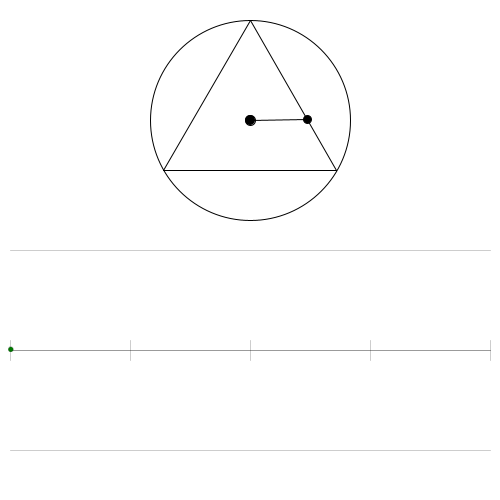
Frame 1 (no input)
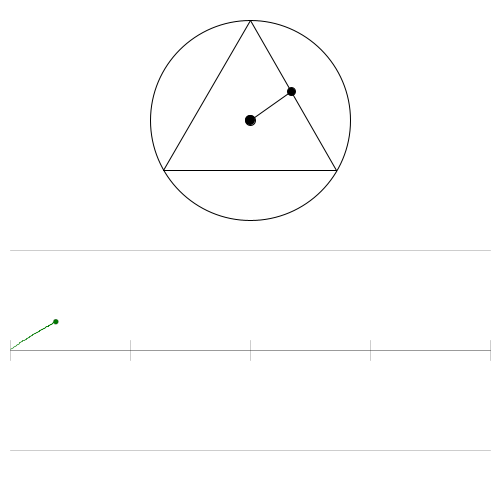
Frame 60 (the mouse pressed at the canvas centre just before this capture)
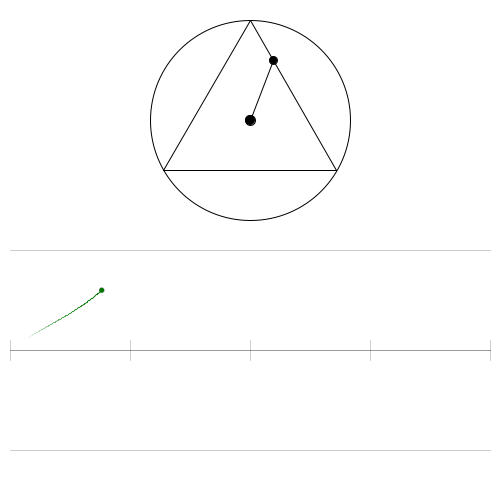
Frame 120 (the mouse held since frame 60 and released just before this capture)

The Processing sketch that drew these frames (run headless with seeded random() and noise(); from frame 60 on, the mouse is pressed at the canvas centre):

// Processing sketch: GeneralSquineCurves
// ── GeneralSquineCurves.pde
float[] sinX = new float[0];
float[] sinY = new float[0];

float[] cosX = new float[0];
float[] cosY = new float[0];

float[] tanX = new float[0];
float[] tanY = new float[0];

float[] squineX = new float[0];
float[] squineY = new float[0];

float[] cosquineX = new float[0];
float[] cosquineY = new float[0];

float squinX;
float squinY;

float[] squinXG = new float[0];
float[] squinYG = new float[0];

int circleX = 250;
int circleY = 120;

float autoAngle = 0;

int tailLength = 100;
float angleStep = .01;

Boolean cosOn = false;
Boolean sinOn = false;
Boolean squineOn = true;
Boolean cosquineOn = false;
Boolean auto = true;

float n = 3;
float xInt;
float yInt;

float currentAngle = 0;

void setup() {
  size(500, 500);
  frameRate(200);
}


void draw() {
  background(255, 255, 255);

  fill(0, 0, 0);
  stroke(0, 0, 0);
  ellipse(circleX, circleY, 10, 10);

  /* draw n-gon */

  float angle = 2.0*PI/n;

  for (int i = 0; i < n; i++) {
    line(100*cos(i*angle + angle/2.0 +PI/2.0) + circleX, 100*sin(i*angle + angle/2.0 +PI/2.0) + circleY, 100*cos(i*angle - angle/2.0 +PI/2.0) + circleX, 100*sin(i*angle - angle/2.0 +PI/2.0) + circleY);
  }

  currentAngle -= angleStep;
  while (currentAngle < 0) currentAngle += 2*PI;

  /* calculate point on n-gon */
  /* solve for i in above for loop */
  int i =  (int) ceil((currentAngle - PI/2.0 - angle/2.0)/angle);

  if (i < 0) i+=n;

  float x_0 = 100*cos(i*angle + angle/2.0 +PI/2.0);
  float y_0 = 100*sin(i*angle + angle/2.0 +PI/2.0);
  float x_1 = 100*cos(i*angle - angle/2.0 +PI/2.0);
  float y_1 = 100*sin(i*angle - angle/2.0 +PI/2.0);

  float m_1 = (y_1-y_0)/(x_1-x_0);

  float m_2 = sin(currentAngle)/cos(currentAngle);

  xInt = (-m_1*x_0 + y_0)/(m_2-m_1);

  if (x_1 == x_0) {
    // slope undefined
    xInt = x_0;
    }

    yInt = xInt*m_2;

    //println(xInt + ":" + yInt);




  /*n-gon*/
  ellipse(xInt+circleX, yInt+circleY, 8, 8);
  stroke(0, 0, 0);
  line(circleX, circleY, xInt + circleX, yInt+circleY);

  /*circle*/
  if (sinOn || cosOn) ellipse(circleX + 100*cos(currentAngle), circleY + 100*sin(currentAngle), 8, 8);
  if (sinOn || cosOn) line(circleX, circleY, circleX + 100*cos(currentAngle), circleY + 100*sin(currentAngle));
  noFill();
  ellipse(circleX, circleY, 200, 200);

  drawFunction();
}

void drawFunction() {

  int xOffset = 10;
  int yOffset = 150;

  float yStretch = 100;
  float xStretch = (500-2*xOffset)/(2*PI);

  /* Lines */
  stroke(0, 0, 0, 100);
  line(xOffset, (500-yOffset), 500-xOffset, (500-yOffset));
  stroke(0, 0, 0, 50);
  line(xOffset, (500-yOffset)+yStretch, 500-xOffset, (500-yOffset)+yStretch);
  stroke(0, 0, 0, 50);
  line(xOffset, (500-yOffset)-yStretch, 500-xOffset, (500-yOffset)-yStretch);

  line(xOffset, (500-yOffset)+10, xOffset, (500-yOffset)-10);
  line(xOffset + xStretch*PI/2.0, (500-yOffset)+10, xOffset + xStretch*PI/2.0, (500-yOffset)-10);
  line(xOffset + xStretch*2*PI/2.0, (500-yOffset)+10, xOffset + xStretch*2*PI/2.0, (500-yOffset)-10);
  line(xOffset + xStretch*3*PI/2.0, (500-yOffset)+10, xOffset + xStretch*3*PI/2.0, (500-yOffset)-10);
  line(xOffset + xStretch*4*PI/2.0, (500-yOffset)+10, xOffset + xStretch*4*PI/2.0, (500-yOffset)-10);

  float angle = currentAngle;

  /* squine */
  fill(0, 120, 0);
  if (squineOn) ellipse(10 + (500-2*xOffset) - xStretch*angle, (500-yOffset) + yInt, 5, 5);
  squineX = append(squineX, 10 + (500-2*xOffset) - xStretch*angle);
  squineY = append(squineY, (500-yOffset) + yInt);

  /* cosquine */
  fill(0, 0, 120);
  if (cosquineOn) ellipse(10 + (500-2*xOffset) - xStretch*angle, (500-yOffset) + xInt, 5, 5);
  cosquineX = append(cosquineX, 10 + (500-2*xOffset) - xStretch*angle);
  cosquineY = append(cosquineY, (500-yOffset) + xInt);


  /* sin */
  fill(0, 120, 0);
  if (sinOn) ellipse(10 + (500-2*xOffset) - xStretch*angle, (500-yOffset) + yStretch*sin(angle), 5, 5);
  sinX = append(sinX, 10 + (500-2*xOffset) - xStretch*angle);
  sinY = append(sinY, (500-yOffset) - yStretch*sin(-angle));

  /* cos */
  fill(0, 0, 120);
  if (cosOn) ellipse(10 + (500-2*xOffset) - xStretch*angle, (500-yOffset) + yStretch*cos(angle), 5, 5);
  cosX = append(cosX, 10 + (500-2*xOffset) - xStretch*angle);
  cosY = append(cosY, (500-yOffset) + yStretch*cos(-angle));





  // Graph last 50 points
  int lookbackLength = tailLength;

  for (int i = max(sinX.length-lookbackLength,0); i < sinX.length-1; i++) {
    int fadeAmount = 255*(lookbackLength-sinX.length+i)/lookbackLength;

    /* graph squine */
    stroke(0, 120, 0, fadeAmount);
    if (sqrt(pow(squineX[i]-squineX[i+1], 2)+pow(squineY[i]-squineY[i+1], 2)) < 200 && squineOn) line(squineX[i], squineY[i], squineX[i+1], squineY[i+1]); 

    /* graph cosquine */
    stroke(0, 0, 120, fadeAmount);
    if (sqrt(pow(cosquineX[i]-cosquineX[i+1], 2)+pow(cosquineY[i]-cosquineY[i+1], 2)) < 200 && cosquineOn) line(cosquineX[i], cosquineY[i], cosquineX[i+1], cosquineY[i+1]); 

    /* graph sin */
    stroke(0, 120, 0, fadeAmount);
    if (sqrt(pow(sinX[i]-sinX[i+1], 2)+pow(sinY[i]-sinY[i+1], 2)) < 200 && sinOn) line(sinX[i], sinY[i], sinX[i+1], sinY[i+1]); 

    /* graph cos */
    stroke(0, 0, 120, fadeAmount);
    if (sqrt(pow(cosX[i]-cosX[i+1], 2)+pow(cosY[i]-cosY[i+1], 2)) < 200 && cosOn) line(cosX[i], cosY[i], cosX[i+1], cosY[i+1]); 

    //    stroke(0, 0, 120, fadeAmount);
    //    if (sqrt(pow(cosX[i]-cosX[i+1], 2)+pow(cosY[i]-cosY[i+1], 2)) < 200 && cosOn)line(cosX[i], cosY[i], cosX[i+1], cosY[i+1]);
    //    //if(sqrt(pow(tanX[i]-tanX[i+1],2)+pow(tanY[i]-tanY[i+1],2)) < 200)line(tanX[i], tanY[i], tanX[i+1], tanY[i+1]);
    //
    //    stroke(120, 0, 0, fadeAmount);
    //    if (sqrt(pow(squinXG[i]-squinXG[i+1], 2)+pow(squinYG[i]-squinYG[i+1], 2)) < 200 && squinOn)line(squinXG[i], squinYG[i], squinXG[i+1], squinYG[i+1]);
  }

  // trim arrays
  if (sinX.length >= tailLength) sinX = reverse(shorten(reverse(sinX)));
  if (sinY.length >= tailLength) sinY = reverse(shorten(reverse(sinY)));

  if (cosX.length >= tailLength) cosX = reverse(shorten(reverse(cosX)));
  if (cosY.length >= tailLength) cosY = reverse(shorten(reverse(cosY)));

  if (squineX.length >= tailLength) squineX = reverse(shorten(reverse(squineX)));
  if (squineY.length >= tailLength) squineY = reverse(shorten(reverse(squineY)));

  if (cosquineX.length >= tailLength) cosquineX = reverse(shorten(reverse(cosquineX)));
  if (cosquineY.length >= tailLength) cosquineY = reverse(shorten(reverse(cosquineY)));

  //if(tanX.length >= tailLength) tanX = reverse(shorten(reverse(tanX)));
  //if(tanY.length >= tailLength) tanY = reverse(shorten(reverse(tanY)));
}





void keyPressed() {

  if (key == 's') sinOn = !sinOn;
  if (key == 'c') cosOn = !cosOn;
  if (key == 'q') squineOn = !squineOn;
  if (key == 'w') cosquineOn = !cosquineOn;
  if (key == 'a') auto = !auto;

  if (keyCode == UP) n++;
  if (keyCode == DOWN) n--;

  if (keyCode == LEFT) tailLength += 10;
  if (keyCode == RIGHT) tailLength -= 10;
  tailLength = max(tailLength, 10);

  if (key == '+') angleStep+= .01;
  if (key == '-') angleStep-= .01;
  angleStep = max(0, angleStep);

  n = max(3.0, n);
}


float[] trimToLength(float[] arr) {
  arr = subset(arr, max(arr.length-tailLength, 0));
  return arr;
}
